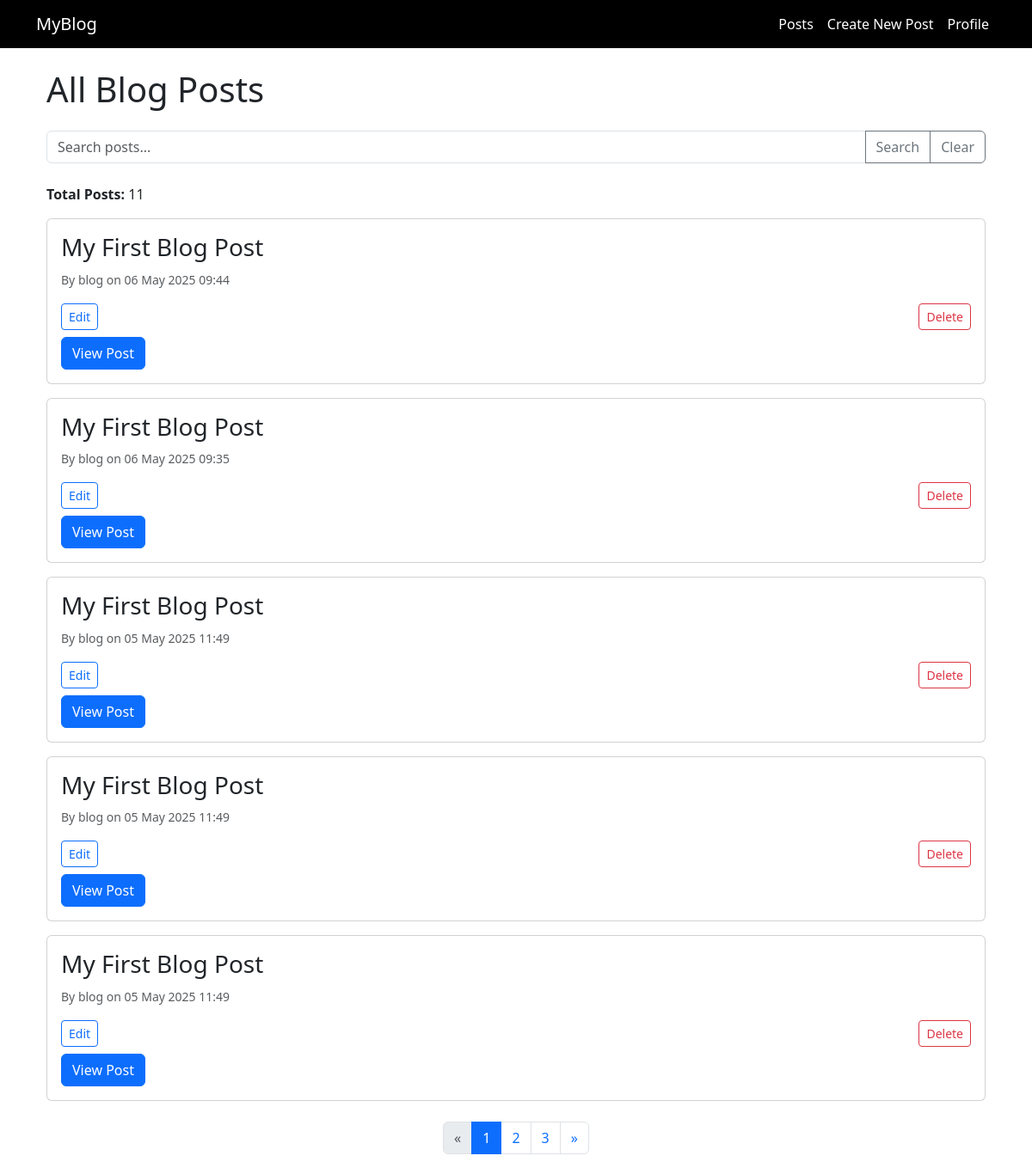
The app's page / (signed in) with its own data.
### blog/models.py (models this page shows, shortened)
class Post(models.Model):
    title = models.CharField(max_length=255)
    content = models.TextField()
    image = models.ImageField(upload_to='post_images/', blank=True, null=True)
    author = models.ForeignKey(User, on_delete=models.CASCADE)
    created_at = models.DateTimeField(auto_now_add=True)
    updated_at = models.DateTimeField(auto_now=True)
    likes = models.ManyToManyField(User, related_name='liked_posts', blank=True)
    total_likes = models.PositiveIntegerField(default=0)
    def total_likes(self):
        return self.likes.count()

### blog/views.py (the view)
# urls.py: path('', views.post_list, name='post_list'),
@login_required
def post_list(request):
    query = request.GET.get('q', '')
    all_posts = Post.objects.all().order_by('-created_at')
    if query:
        all_posts = all_posts.filter(
            Q(title__icontains=query) | Q(content__icontains=query)
        )
    paginator = Paginator(all_posts, 5)
    page_number = request.GET.get('page')
    page_obj = paginator.get_page(page_number)
    comment_forms = {post.id: CommentForm() for post in page_obj.object_list}
    return render(request, 'blog/post_list.html', {
        'posts': page_obj.object_list,
        'page_obj': page_obj,
        'comment_forms': comment_forms,
        'query': query,
    })

### blog/templates/blog/post_list.html (shortened to what this page needs)
{% extends 'blog/base.html' %}
{% block content %}
<div class="container mt-4">
    <h1 class="mb-4">All Blog Posts</h1>
    <form method="get" class="mb-4">
        <div class="input-group">
            <input type="text" name="q" class="form-control" placeholder="Search posts..." value="{{ query }}">
            <button type="submit" class="btn btn-outline-secondary">Search</button>
            <button type="reset" class="btn btn-outline-secondary">Clear</button>
        </div>
    </form>
    <p><strong>Total Posts:</strong> {{ page_obj.paginator.count }}</p>
    {% for post in posts %}
        <div class="card mb-3">
            <div class="card-body">
                <h3 class="card-title">{{ post.title }}</h3>
                <p class="card-text">
                    <small class="text-muted">By {{ post.author.username }} on {{ post.created_at|date:"d M Y H:i" }}</small>
                </p>
                {% if user == post.author %}
                <div class="d-flex justify-content-between mt-2">
                    <a href="{% url 'post_edit' post.pk %}" class="btn btn-outline-primary btn-sm">Edit</a>
                    <form method="post" action="{% url 'post_delete' post.pk %}" onsubmit="return confirm('Are you sure you want to delete this post?');">
                        <button type="submit" class="btn btn-outline-danger btn-sm">Delete</button>
                    </form>
                </div>
                {% endif %}
                <a class="btn btn-primary mt-2" href="{% url 'post_detail' post.pk %}">View Post</a>
            </div>
        </div>
    {% empty %}
        <p>No posts available.</p>
    {% endfor %}
    {% if page_obj.has_other_pages %}
    <nav aria-label="Page navigation">
        <ul class="pagination justify-content-center mt-4">
            {% if page_obj.has_previous %}
            <li class="page-item">
                <a class="page-link" href="?{% if query %}q={{ query }}&{% endif %}page={{ page_obj.previous_page_number }}" aria-label="Previous">
                    <span aria-hidden="true">&laquo;</span>
                </a>
            </li>
            {% else %}
            <li class="page-item disabled">
                <span class="page-link">&laquo;</span>
            </li>
            {% endif %}
            {% for num in page_obj.paginator.page_range %}
                {% if page_obj.number == num %}
                    <li class="page-item active"><span class="page-link">{{ num }}</span></li>
                {% elif num > page_obj.number|add:'-3' and num < page_obj.number|add:'3' %}
                    <li class="page-item"><a class="page-link" href="?{% if query %}q={{ query }}&{% endif %}page={{ num }}">{{ num }}</a></li>
                {% endif %}
            {% endfor %}
            {% if page_obj.has_next %}
            <li class="page-item">
                <a class="page-link" href="?{% if query %}q={{ query }}&{% endif %}page={{ page_obj.next_page_number }}" aria-label="Next">
                    <span aria-hidden="true">&raquo;</span>
                </a>
            </li>
            {% else %}
            <li class="page-item disabled">
                <span class="page-link">&raquo;</span>
            </li>
            {% endif %}
        </ul>
    </nav>
    {% endif %}
</div>
{% endblock %}

### blog/templates/blog/base.html (style rules this page uses)
.card { margin-bottom: 20px; }

### records on screen
Post: title "My First Blog Post", author.username "blog", created_at "06 May 2025 09:44", shows "Edit"
Post: title "My First Blog Post", author.username "blog", created_at "06 May 2025 09:35", shows "Edit"
Post: title "My First Blog Post", author.username "blog", created_at "05 May 2025 11:49", shows "Edit"
Post: title "My First Blog Post", author.username "blog", created_at "05 May 2025 11:49", shows "Edit"
Post: title "My First Blog Post", author.username "blog", created_at "05 May 2025 11:49", shows "Edit"

### other values on screen
{{ page_obj.paginator.count }} "11"
{{ num }} "1"
{{ num }} "2" "3"
